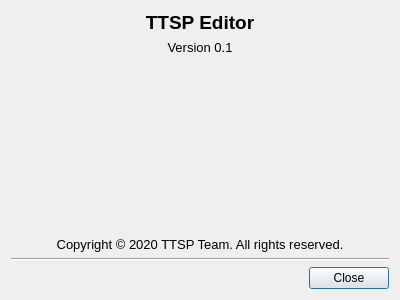
<?xml version="1.0" encoding="UTF-8"?>
<ui version="4.0">
 <class>Dialog</class>
 <widget class="QDialog" name="Dialog">
  <property name="geometry">
   <rect>
    <x>0</x>
    <y>0</y>
    <width>400</width>
    <height>300</height>
   </rect>
  </property>
  <property name="windowTitle">
   <string>About</string>
  </property>
  <layout class="QGridLayout" name="gridLayout">
   <item row="3" column="0">
    <spacer name="verticalSpacer">
     <property name="orientation">
      <enum>Qt::Vertical</enum>
     </property>
     <property name="sizeHint" stdset="0">
      <size>
       <width>20</width>
       <height>40</height>
      </size>
     </property>
    </spacer>
   </item>
   <item row="6" column="0">
    <widget class="QLabel" name="label">
     <property name="font">
      <font>
       <pointsize>10</pointsize>
      </font>
     </property>
     <property name="text">
      <string>Copyright © 2020 TTSP Team. All rights reserved.</string>
     </property>
     <property name="alignment">
      <set>Qt::AlignCenter</set>
     </property>
    </widget>
   </item>
   <item row="0" column="0">
    <widget class="QLabel" name="lblTitle">
     <property name="font">
      <font>
       <pointsize>14</pointsize>
       <weight>75</weight>
       <bold>true</bold>
      </font>
     </property>
     <property name="text">
      <string>TTSP Editor</string>
     </property>
     <property name="alignment">
      <set>Qt::AlignCenter</set>
     </property>
    </widget>
   </item>
   <item row="7" column="0">
    <widget class="Line" name="line">
     <property name="orientation">
      <enum>Qt::Horizontal</enum>
     </property>
    </widget>
   </item>
   <item row="8" column="0">
    <widget class="QDialogButtonBox" name="buttonBox">
     <property name="orientation">
      <enum>Qt::Horizontal</enum>
     </property>
     <property name="standardButtons">
      <set>QDialogButtonBox::Close</set>
     </property>
    </widget>
   </item>
   <item row="2" column="0">
    <widget class="QLabel" name="lblVersion">
     <property name="font">
      <font>
       <pointsize>10</pointsize>
      </font>
     </property>
     <property name="text">
      <string>Version 0.1</string>
     </property>
     <property name="alignment">
      <set>Qt::AlignCenter</set>
     </property>
    </widget>
   </item>
  </layout>
 </widget>
 <resources/>
 <connections>
  <connection>
   <sender>buttonBox</sender>
   <signal>accepted()</signal>
   <receiver>Dialog</receiver>
   <slot>accept()</slot>
   <hints>
    <hint type="sourcelabel">
     <x>248</x>
     <y>254</y>
    </hint>
    <hint type="destinationlabel">
     <x>157</x>
     <y>274</y>
    </hint>
   </hints>
  </connection>
  <connection>
   <sender>buttonBox</sender>
   <signal>rejected()</signal>
   <receiver>Dialog</receiver>
   <slot>reject()</slot>
   <hints>
    <hint type="sourcelabel">
     <x>316</x>
     <y>260</y>
    </hint>
    <hint type="destinationlabel">
     <x>286</x>
     <y>274</y>
    </hint>
   </hints>
  </connection>
 </connections>
</ui>
